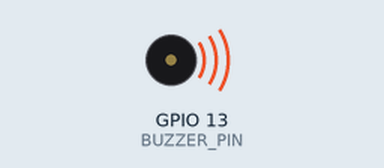
Recording of a program running on a simulated ESP32. Shown: buzzer (waves = sounding).

Above: at 6.1 s.
At 9.8 s:
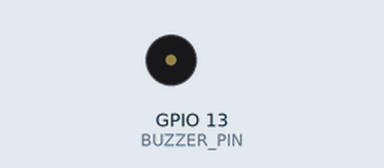
Timing chart, 0 to 11.3 s (numbered marks = the images above):
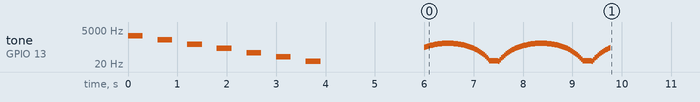

The program:

main.cpp
```cpp
#include <Arduino.h>

const uint8_t BUZZER_PIN = 13;

void activeBuzzerDemo(); // when active buzzer is used, it's just beep-beep
void passiveBuzzerDemo(); // when passive buzzer is used, it's more fun

void setup() {
  pinMode(BUZZER_PIN, OUTPUT);

  if (false) {
    activeBuzzerDemo();
  }
  passiveBuzzerDemo();
}

void loop() {
}

void activeBuzzerDemo() {
  for (int j = 0; j < 2; ++j) {
    for (int i = 0; i < 3; ++i) {
      digitalWrite(BUZZER_PIN, HIGH);
      delay(10);
      digitalWrite(BUZZER_PIN, LOW);
      delay(100);
    }
    delay(500);
  }
}

void passiveBuzzerDemo() {
  const int volume = 2;

  ledcAttachPin(BUZZER_PIN, 0); // attach pin to channel 0

  for (int i : {2000, 1000, 500, 250, 125, 64, 32, 16, 8, 4}) {
    ledcSetup(0, i, 8);
    ledcWrite(0, volume);
    delay(300);
    ledcWrite(0, 0);
    delay(300);
  }

  for (int i = 0; i < 2; ++i) {
    for (float a = 0; a < 2 * PI; a += 0.1) {
      ledcSetup(0, 300 + 280 * sin(a), 8);
      ledcWrite(0, volume);
      delay(30);
    }
  }
  ledcWrite(0, 0);
}
```
